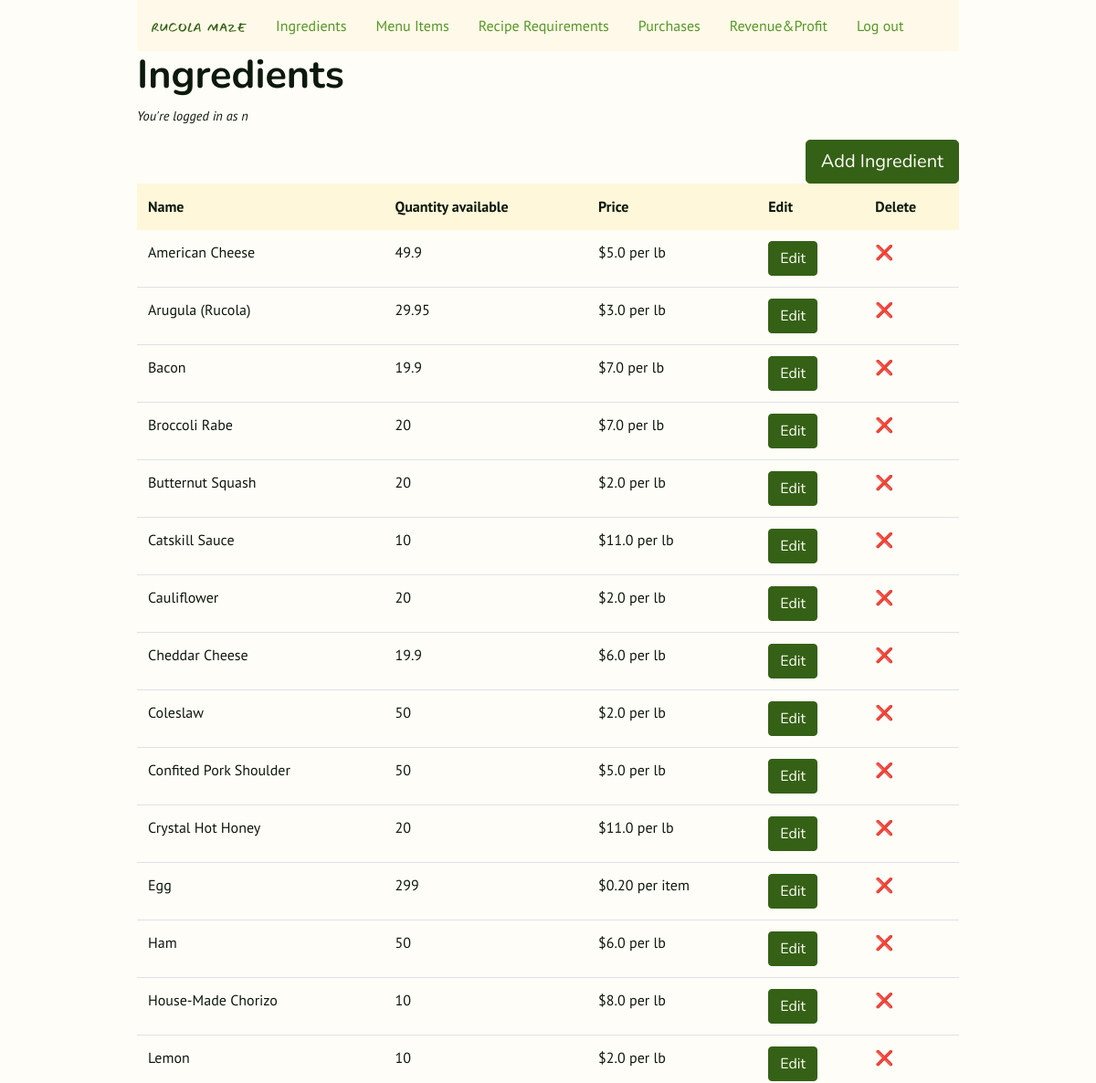
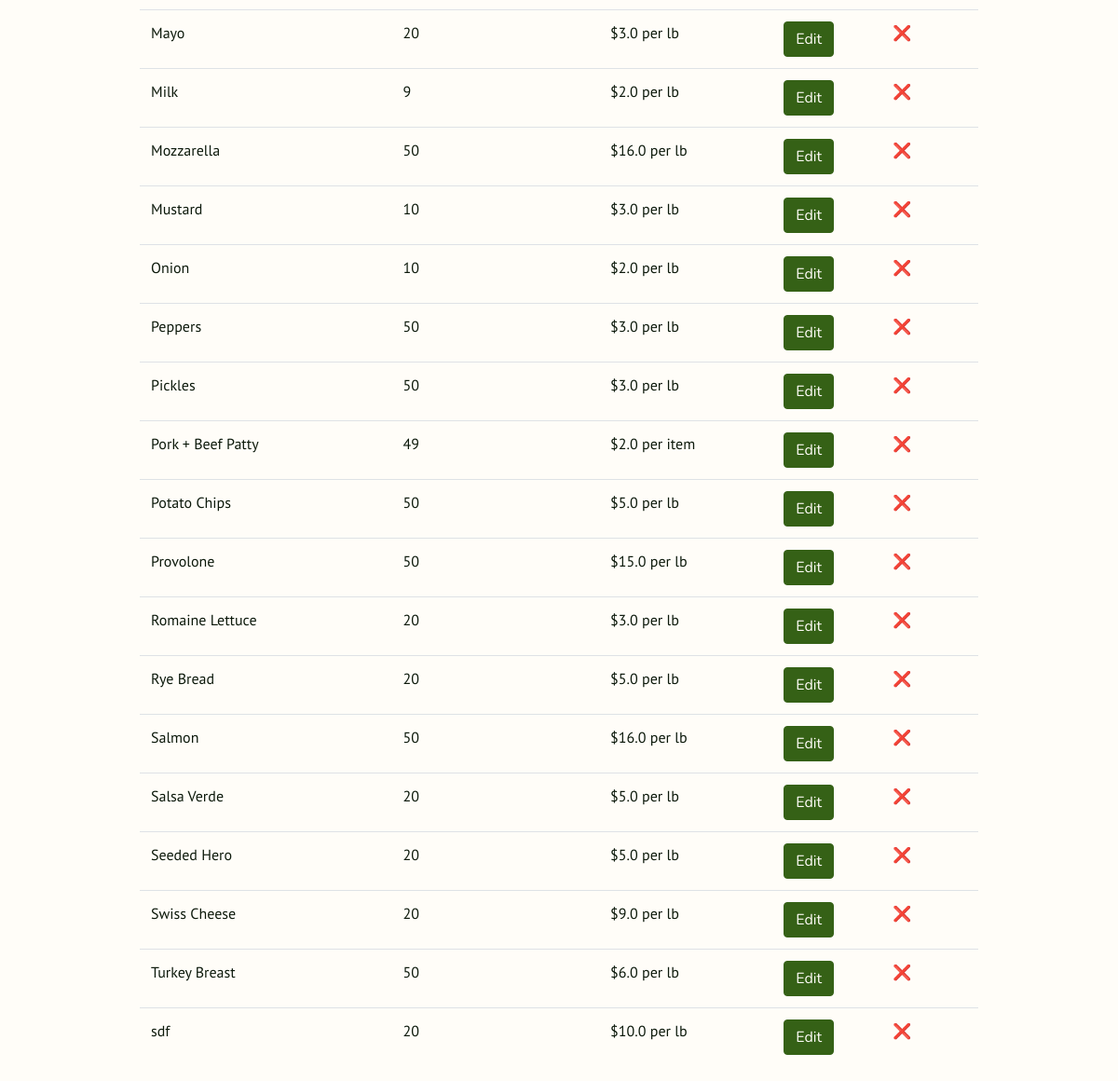
/ingredients/ (signed in), run on the app's committed database (2 pictures, top to bottom).
### rucola_maze/models.py (models this page shows, shortened)
class User(UserMixin, db.Model):
    id = mapped_column(db.Integer, primary_key=True)
    username = mapped_column(db.String(64), unique=True, index=True)
    email = mapped_column(db.String(128), index=True, unique=True)
    password_hash = mapped_column(db.String(128))
    joined_at = mapped_column(db.DateTime(), index=True, default=datetime.utcnow)

class Ingredient(db.Model):
    id = mapped_column(db.Integer, primary_key=True)
    name = mapped_column(db.String(96), unique=True, index=True)
    quantity_available = mapped_column(
        db.Numeric(precision=2, asdecimal=False, decimal_return_scale=None), default=0
    )
    unit = mapped_column(db.String(16))
    unit_price_dollars = mapped_column(db.Integer, default=0)
    unit_price_cents = mapped_column(db.Integer, default=0)
    in_recipe_requirements = db.relationship(
        "RecipeRequirement",
        backref="ingredient",
        lazy="dynamic",
        cascade="all, delete, delete-orphan",
    )

### rucola_maze/inventory.py (the view)
@bp.route("/ingredients/")
@login_required
def ingredients():
    ingredients = Ingredient.query.order_by(Ingredient.name)
    return render_template("inventory/ingredients.html", ingredients=ingredients)

### rucola_maze/models.py (called while the page is built)
@login_manager.user_loader
def load_user(user_id):
    return User.query.get(int(user_id))

### rucola_maze/templates/inventory/ingredients.html (shortened to what this page needs)
{% extends 'base.html' %}
{% block content %}
<div class="h1">
    <h1>Ingredients</h1>
</div>
<p class="small-text">You're logged in as {{ current_user.username }}</p>
<div><a class="btn btn-primary btn-lg right" href="{{ url_for('inventory.ingredient_new') }}" role="button">Add
        Ingredient</a>
</div>
<table class="table">
    <thead class="thead-light">
        <tr>
            <th>Name</th>
            <th>Quantity available</th>
            <th>Price</th>
            <th>Edit</th>
            <th>Delete</th>
        </tr>
    </thead>
    {% for ingredient in ingredients %}
    <tr>
        <td>{{ ingredient.name }}</td>
        <td>{{ ingredient.quantity_available }}</td>
        <td>${{ ingredient.unit_price_dollars }}.{{ ingredient.unit_price_cents }} per {{ ingredient.unit }}</td>
        <td><a href="{{ url_for('inventory.ingredient_edit', ingredient_id=ingredient.id) }}"><button
                    class="btn btn-primary">Edit</button></a>
        </td>
        <td><a href="{{ url_for('inventory.ingredient_delete', ingredient_id=ingredient.id) }}">❌</td>
    </tr>
    {% endfor %}
</table>
{% endblock %}

### rucola_maze/templates/base.html (shortened to what this page needs)
<!DOCTYPE html>
<html lang="en">
<head>
    <link rel="stylesheet" href="https://cdn.jsdelivr.net/npm/bootstrap@4.1.3/dist/css/bootstrap.min.css"
>
    <link href="{{ url_for('static', filename='style.css') }}" rel="stylesheet">
</head>
<body>
    <nav class="navbar navbar-expand-lg navbar-light bg-light">
        <a class="navbar-brand" href="{{ url_for('home') }}">
            <img src="{{ url_for('static', filename='logo.svg') }}" width="104px">
        </a>
        {% if current_user.is_authenticated %}
        <a class="nav-item nav-link" href="{{ url_for('inventory.ingredients') }}">Ingredients</a>
        <a class="nav-item nav-link" href="{{ url_for('inventory.menu_items') }}">Menu Items</a>
        <a class="nav-item nav-link" href="{{ url_for('inventory.recipe_requirements') }}">Recipe Requirements</a>
        <a class="nav-item nav-link" href="{{ url_for('inventory.purchases') }}">Purchases</a>
        <a class="nav-item nav-link" href="{{ url_for('inventory.home') }}">Revenue&Profit</a>
        <a class="nav-item nav-link" href="{{ url_for('auth.logout')}}">Log out</a>
        {% else %}
        <a class="nav-item nav-link" href="{{ url_for('auth.register') }}">Register</a>
        <a class="nav-item nav-link" href="{{ url_for('auth.login') }}">Login</a>
        {% endif %}
    </nav>
    {% block content %}
    {% endblock %}
</body>
</html>

### rucola_maze/static/style.css (style rules this page uses)
body { font-family: PT Sans; color: #0C190B; background-color: #FFFDF8; width: 75%; margin: 0 auto; }
.small-text { font-size: 0.9em; font-style: italic; }
a { color: #559825; }
.navbar-light a { background-color: #FEF9E8; }
.bg-light { background-color: #FEF9E8 !important; }
.h1 h1 { font-family: Nunito; font-weight: bold; font-size: 2.7rem; margin-top: 24; }
.btn-primary { background-color: #356116; color: #FFFDF8; font-family: Nunito; border-color: #356116; }
.right { float: right; }
.table .thead-light th { color: #0C190B; background-color: #FFF7DA; border-color: #FFF7DA; }
.navbar-light { background-color: #FEF9E8; }

### data on the page
User: username "n"
Ingredient: name "American Cheese", quantity_available "49.9", unit_price_dollars "5", unit_price_cents "0", unit "lb"
Ingredient: name "Arugula (Rucola)", quantity_available "29.95", unit_price_dollars "3", unit_price_cents "0", unit "lb"
Ingredient: name "Bacon", quantity_available "19.9", unit_price_dollars "7", unit_price_cents "0", unit "lb"
Ingredient: name "Broccoli Rabe", quantity_available "20", unit_price_dollars "7", unit_price_cents "0", unit "lb"
Ingredient: name "Butternut Squash", quantity_available "20", unit_price_dollars "2", unit_price_cents "0", unit "lb"
Ingredient: name "Catskill Sauce", quantity_available "10", unit_price_dollars "11", unit_price_cents "0", unit "lb"
Ingredient: name "Cauliflower", quantity_available "20", unit_price_dollars "2", unit_price_cents "0", unit "lb"
Ingredient: name "Cheddar Cheese", quantity_available "19.9", unit_price_dollars "6", unit_price_cents "0", unit "lb"
Ingredient: name "Coleslaw", quantity_available "50", unit_price_dollars "2", unit_price_cents "0", unit "lb"
Ingredient: name "Confited Pork Shoulder", quantity_available "50", unit_price_dollars "5", unit_price_cents "0", unit "lb"
Ingredient: name "Crystal Hot Honey", quantity_available "20", unit_price_dollars "11", unit_price_cents "0", unit "lb"
Ingredient: name "Egg", quantity_available "299", unit_price_dollars "0", unit_price_cents "20", unit "item"
Ingredient: name "Ham", quantity_available "50", unit_price_dollars "6", unit_price_cents "0", unit "lb"
Ingredient: name "House-Made Chorizo", quantity_available "10", unit_price_dollars "8", unit_price_cents "0", unit "lb"
Ingredient: name "Lemon", quantity_available "10", unit_price_dollars "2", unit_price_cents "0", unit "lb"
Ingredient: name "Mayo", quantity_available "20", unit_price_dollars "3", unit_price_cents "0", unit "lb"
Ingredient: name "Milk", quantity_available "9", unit_price_dollars "2", unit_price_cents "0", unit "lb"
Ingredient: name "Mozzarella", quantity_available "50", unit_price_dollars "16", unit_price_cents "0", unit "lb"
Ingredient: name "Mustard", quantity_available "10", unit_price_dollars "3", unit_price_cents "0", unit "lb"
Ingredient: name "Onion", quantity_available "10", unit_price_dollars "2", unit_price_cents "0", unit "lb"
Ingredient: name "Peppers", quantity_available "50", unit_price_dollars "3", unit_price_cents "0", unit "lb"
Ingredient: name "Pickles", quantity_available "50", unit_price_dollars "3", unit_price_cents "0", unit "lb"
Ingredient: name "Pork + Beef Patty", quantity_available "49", unit_price_dollars "2", unit_price_cents "0", unit "item"
Ingredient: name "Potato Chips", quantity_available "50", unit_price_dollars "5", unit_price_cents "0", unit "lb"
Ingredient: name "Provolone", quantity_available "50", unit_price_dollars "15", unit_price_cents "0", unit "lb"
Ingredient: name "Romaine Lettuce", quantity_available "20", unit_price_dollars "3", unit_price_cents "0", unit "lb"
Ingredient: name "Rye Bread", quantity_available "20", unit_price_dollars "5", unit_price_cents "0", unit "lb"
Ingredient: name "Salmon", quantity_available "50", unit_price_dollars "16", unit_price_cents "0", unit "lb"
Ingredient: name "Salsa Verde", quantity_available "20", unit_price_dollars "5", unit_price_cents "0", unit "lb"
Ingredient: name "Seeded Hero", quantity_available "20", unit_price_dollars "5", unit_price_cents "0", unit "lb"
Ingredient: name "Swiss Cheese", quantity_available "20", unit_price_dollars "9", unit_price_cents "0", unit "lb"
Ingredient: name "Turkey Breast", quantity_available "50", unit_price_dollars "6", unit_price_cents "0", unit "lb"
Ingredient: name "sdf", quantity_available "20", unit_price_dollars "10", unit_price_cents "0", unit "lb"
